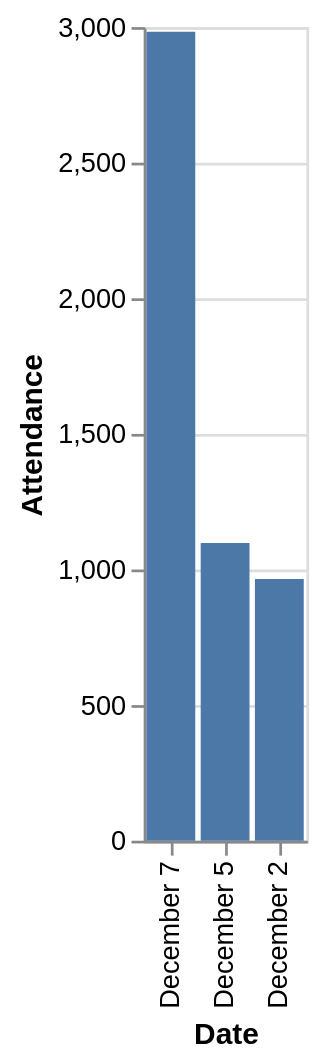

The Vega-Lite source for this figure:
### Vega-Lite specification from a JSON file in a GitHub repository (floating-point values rounded to 4 significant figures)
{"data": {"values": [{"x_data": "December 2", "y_data": 965}, {"x_data": "December 5", "y_data": 1098}, {"x_data": "December 7", "y_data": 2983}]}, "mark": "bar", "encoding": {"x": {"field": "x_data", "type": "nominal", "title": "Date", "sort": {"op": "sum", "field": "y_data", "order": "descending"}}, "y": {"field": "y_data", "type": "quantitative", "title": "Attendance"}}}
